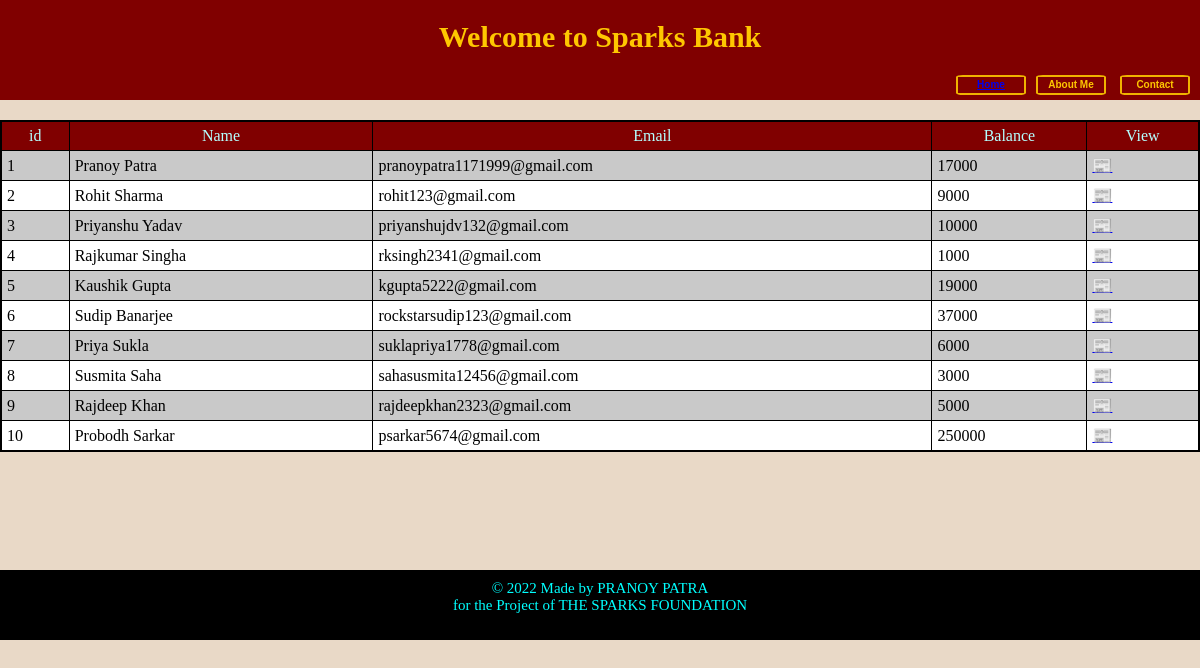
The page /users.php on the database its author committed.
### tables this page shows
CREATE TABLE `customers` (
  `id` int(12) NOT NULL,
  `name` varchar(50) NOT NULL,
  `email` varchar(50) NOT NULL,
  `bal` int(11) NOT NULL
);

### users.php (the view, shortened to what this page needs)
<!doctype html>
<html lang="en">
    <head>
        <?php include"header.php"; ?>
    </head>
    <body>
        <div class="mh">
        <?php
            include "conn.php";
            $sql="SELECT * FROM customers";
            $result=mysqli_query($conn,$sql) or die("Query Fail");
            if(mysqli_num_rows($result)>0){
               echo" <table>
                    <tr>
                        <th>id</th>
                        <th>Name</th>
                        <th>Email</th>
                        <th>Balance</th>
                        <th>View</th>
                    </tr>";
                while($row=mysqli_fetch_assoc($result)){
                    ?>
                    <tr>
                        <td><?php echo $row['id']; ?></td>
                        <td><?php echo $row['name']; ?></td>
                        <td><?php echo $row['email']; ?></td>
                        <td><?php echo $row['bal']; ?></td>
                        <td class="view"><a href='user.php?id=<?php echo $row['id'] ?>'>📰</a></td>
                    </tr>
                    <?php
                }
                echo "</table>";
            }
            else{
            }
        ?>
        </div>
    <?php include "footer.php" ?>
    </body>
</html>

### css/style.css (style rules this page uses)
* { padding:0px; margin:0px; font-size: inherit; }
body { background-color: rgb(233, 217, 199); }
head { font-size: 10px; }
table { margin-top: 20px; width: 100%; border:2px solid black; border-collapse:collapse; }
td,th { border:1px solid black; min-height: fit-content; padding:5px; font-weight: 500; }
th { background-color: maroon; color: rgb(180, 255, 255); }
tr:nth-child(even) { background-color: rgb(201, 201, 201); }
tr:nth-child(odd) { background-color: white; }
.mh { height: fit-content; min-height: 350px; }

### rows shown on the page
customers: id "1", name "Pranoy Patra", email "pranoypatra1171999@gmail.com", bal "17000"
customers: id "2", name "Rohit Sharma", email "rohit123@gmail.com", bal "9000"
customers: id "3", name "Priyanshu Yadav", email "priyanshujdv132@gmail.com", bal "10000"
customers: id "4", name "Rajkumar Singha", email "rksingh2341@gmail.com", bal "1000"
customers: id "5", name "Kaushik Gupta", email "kgupta5222@gmail.com", bal "19000"
customers: id "6", name "Sudip Banarjee", email "rockstarsudip123@gmail.com", bal "37000"
customers: id "7", name "Priya Sukla", email "suklapriya1778@gmail.com", bal "6000"
customers: id "8", name "Susmita Saha", email "sahasusmita12456@gmail.com", bal "3000"
customers: id "9", name "Rajdeep Khan", email "rajdeepkhan2323@gmail.com", bal "5000"
customers: id "10", name "Probodh Sarkar", email "psarkar5674@gmail.com", bal "250000"
